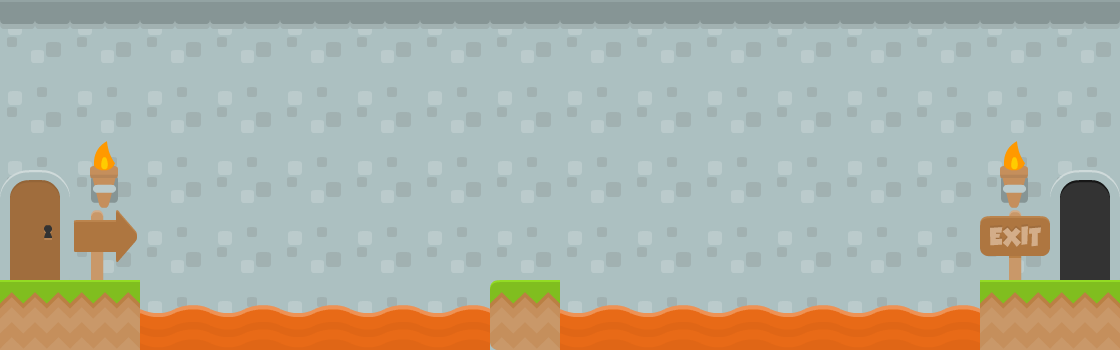

Below is a game level as drawn by its tile map, then a one-line description and the .tmx that defines it (tile-layer data replaced by summaries):
An orthogonal 16x5 tile map with 70x70 px tiles, 2 tile layers (Tile Layer 2, Tile Layer 1), 3 tilesets and 16 objects (3x cloud, player, exit).

<map version="1.1" tiledversion="2018.09.12" orientation="orthogonal" renderorder="right-down" width="16" height="5" tilewidth="70" tileheight="70" infinite="0" nextlayerid="4" nextobjectid="36">
 <tileset firstgid="1" source="kenney_complete_base_tiles_spritesheet.tsx" />
 <tileset firstgid="157" source="kenney_platformerPack_industrial_tilesheet.tsx" />
 <tileset firstgid="269" source="kenny request pack sheet.tsx" />
 <layer id="1" name="Tile Layer 2" width="16" height="5">
  <data>[80 cells, 80 non-empty, 2 distinct tile ids]</data>
 </layer>
 <layer id="2" name="Tile Layer 1" width="16" height="5">
  <data>[80 cells, 24 non-empty, 10 distinct tile ids]</data>
 </layer>
 <objectgroup id="3" name="triggers" visible="0">
  <object id="1" name="player" x="0" y="210" width="70" height="70">
   <properties>
    <property name="player" type="bool" value="true" />
   </properties>
  </object>
  <object id="2" name="exit" x="1050" y="210" width="70" height="70">
   <properties>
    <property name="exit" type="bool" value="true" />
   </properties>
  </object>
  <object id="5" x="0" y="280" width="139" height="70">
   <properties>
    <property name="blockers" value="blrt" />
   </properties>
  </object>
  <object id="11" x="0" y="350" width="1120" height="70">
   <properties>
    <property name="blockers" value="blrt" />
   </properties>
  </object>
  <object id="12" x="139" y="311" width="351" height="37">
   <properties>
    <property name="lava" type="bool" value="true" />
   </properties>
  </object>
  <object id="15" x="980" y="280" width="140" height="70">
   <properties>
    <property name="blockers" value="blrt" />
   </properties>
  </object>
  <object id="21" x="0" y="-70" width="1120" height="70">
   <properties>
    <property name="blockers" value="blrt" />
   </properties>
  </object>
  <object id="22" x="-70" y="-70" width="70" height="490">
   <properties>
    <property name="blockers" value="blrt" />
   </properties>
  </object>
  <object id="23" x="1120" y="-70" width="70" height="490">
   <properties>
    <property name="blockers" value="blrt" />
   </properties>
  </object>
  <object id="25" name="cloud" x="490" y="0" width="70" height="70">
   <properties>
    <property name="cloud" type="bool" value="false" />
   </properties>
  </object>
  <object id="27" name="cloud" x="490" y="0" width="70" height="70">
   <properties>
    <property name="cloud" type="bool" value="false" />
   </properties>
  </object>
  <object id="28" name="cloud" x="980" y="0" width="70" height="70">
   <properties>
    <property name="cloud" type="bool" value="false" />
   </properties>
  </object>
  <object id="31" x="490" y="280" width="70" height="70">
   <properties>
    <property name="blockers" value="blrt" />
   </properties>
  </object>
  <object id="33" x="560" y="311" width="420" height="37">
   <properties>
    <property name="lava" type="bool" value="true" />
   </properties>
  </object>
  <object id="34" x="490" y="0" width="70" height="280">
   <properties>
    <property name="lightning" type="bool" value="true" />
   </properties>
  </object>
  <object id="35" x="980" y="0" width="70" height="280">
   <properties>
    <property name="lightning" type="bool" value="true" />
   </properties>
  </object>
 </objectgroup>
</map>
